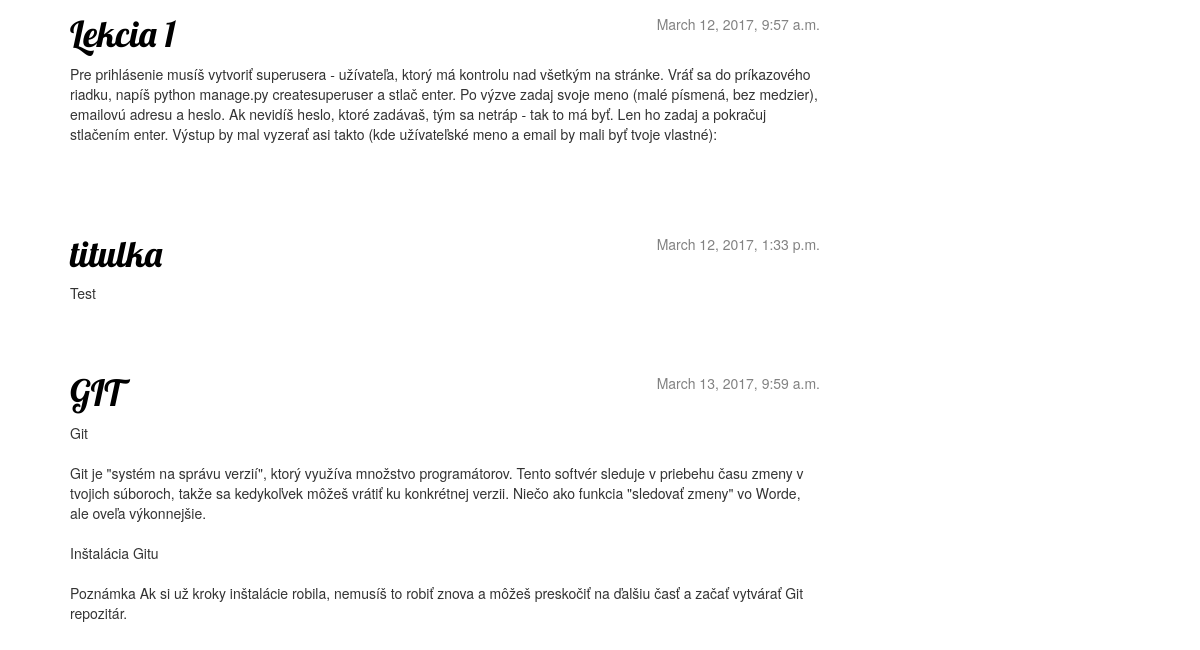
The app's page / (lower part), older data.
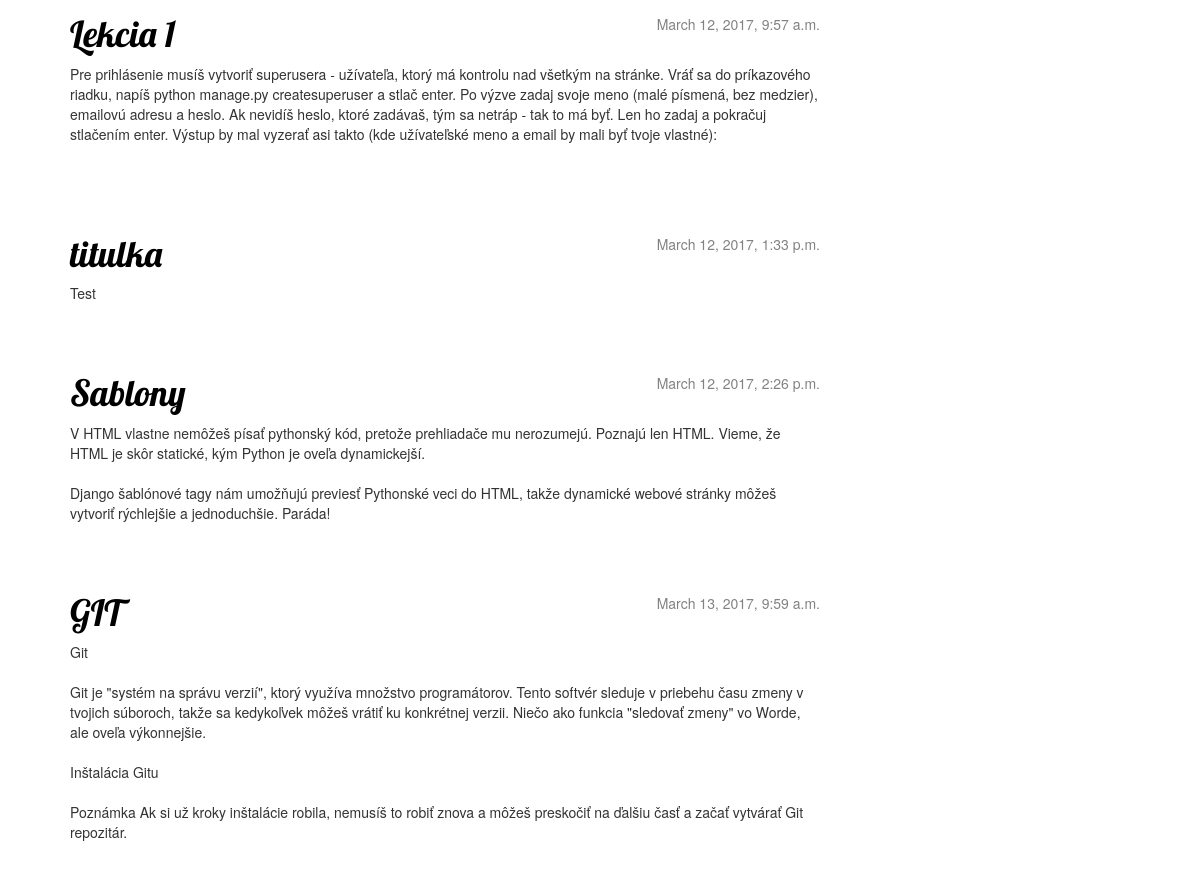
The same page, newer data.
### blog/models.py (models this page shows, shortened)
class Post(models.Model):
    author = models.ForeignKey('auth.User')
    title = models.CharField(max_length=200)
    text = models.TextField()
    created_date = models.DateTimeField(
            default=timezone.now)
    published_date = models.DateTimeField(
            blank=True, null=True)

### blog/views.py (the view)
# urls.py: url(r'^$', views.post_list, name='post_list'),
def post_list(request):
	posts = Post.objects.filter(published_date__lte=timezone.now()).order_by('published_date')
	return render(request, 'blog/post_list.html', {'posts': posts})

### blog/templates/blog/post_list.html
{% extends 'blog/base.html' %}
{% block content %}
    {% for post in posts %}
        <div class="post">
            <div class="date">
                {{ post.published_date }}
            </div>
            <h1><a href="{% url 'post_detail' pk=post.pk %}">{{ post.title }}</a></h1>
            <p>{{ post.text|linebreaksbr }}</p>
        </div>
    {% endfor %}
{% endblock content %}

### blog/templates/blog/base.html (shortened to what this page needs)
{% load staticfiles %}
<html>
    <head>
        <link rel="stylesheet" href="//maxcdn.bootstrapcdn.com/bootstrap/3.2.0/css/bootstrap.min.css">
        <link rel="stylesheet" href="//maxcdn.bootstrapcdn.com/bootstrap/3.2.0/css/bootstrap-theme.min.css">
        <link rel="stylesheet" href="{% static 'css/blog.css' %}">
    </head>
    <body>
    <div class="content container">
        <div class="row">
            <div class="col-md-8">
            {% block content %}
            {% endblock %}
            </div>
        </div>
    </div>
    </body>
</html>

### blog/static/css/blog.css (style rules this page uses)
h1 a { color: #FCA205; font-family: 'Lobster'; }
body { padding-left: 15px; }
.content { margin-left: 40px; }
h1, h2, h3, h4 { font-family: 'Lobster', cursive; }
.date { float: right; color: #828282; }
.post { margin-bottom: 70px; }
.post h1 a, .post h1 a:visited { color: #000000; }

Row changes from the older to the newer data that the page shows:
added Post: published_date "March 12, 2017, 2:26 p.m.", title "Sablony", text "V HTML vlastne nemôžeš písať pythonský kód, pretože prehliadače mu nerozumejú. Poznajú len HTML. Vieme, že HTML je skôr statické, kým Python je oveľa dynamickejší. Django šablónové tagy nám umožňujú previesť Pythonské veci do HTML, takže dynamické webové stránky môžeš vytvoriť rýchlejšie a jednoduchšie. Paráda!"
